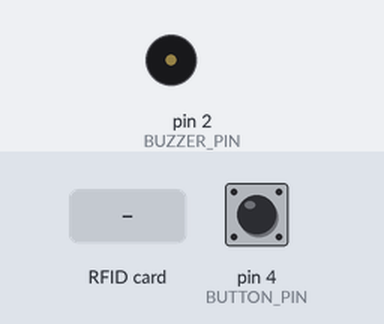
Recording of a sketch running on a simulated Arduino Uno, built with avr-gcc and run on an emulated ATmega328P. Parts: buzzer (waves = sounding). The test bench sets the inputs (shaded band); at power-on: pin 4 (BUTTON_PIN) HIGH. What the sketch prints to the serial monitor is not drawn.

Above: at 1.2 s.
1.3 s: RFID card 5E 7A 19 C4 held to the reader
At 1.38 s:
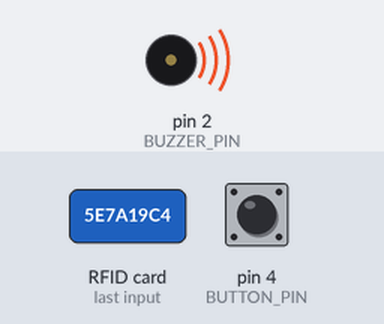
2.9 s: pin 4 (BUTTON_PIN) pulled LOW for 0.15 s
4.5 s: pin 4 (BUTTON_PIN) pulled LOW for 1 s
Timing chart, 0 to 7.5 s (numbered marks = the images above; inputs shaded):
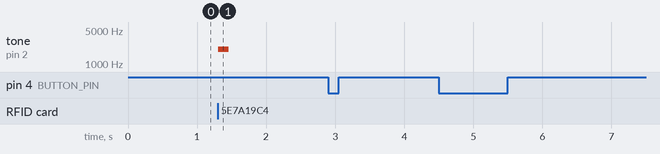

Measured:
- after the input at 1.3 s, tone on pin 2 (BUZZER_PIN): silent → 2000 Hz at once, → silent 0.15 s later
- after the input at 2.9 s, every drawn part: stays the same
- after the input at 4.5 s, every drawn part: stays the same

The sketch:

C_digo_Fonte_Arduino.ino
```cpp
#include <SPI.h>
#include <MFRC522.h>


#define SS_PIN 10
#define RST_PIN 9
#define BUZZER_PIN 2
#define BUTTON_PIN 4

MFRC522 rfid(SS_PIN, RST_PIN);

bool ultimoEstado = HIGH;
int modo = 0; // 0 a 2 -> 0 : CADASTRO | 1 : VALIDAÇÃO | 2 : DELETAR
unsigned long debounce = 0;

void setup() {
  pinMode(BUZZER_PIN, OUTPUT);
  pinMode(BUTTON_PIN, INPUT_PULLUP);
  digitalWrite(BUZZER_PIN, LOW);
  Serial.begin(9600);
  SPI.begin();
  rfid.PCD_Init();
  Serial.println("MODO:CADASTRAR");

}
//BOTÃO | SOM
void bip(int tempo = 150, int frq = 2000){
  tone(BUZZER_PIN, frq, tempo);
  delay(tempo + 10);
  noTone(BUZZER_PIN);
}

void bipPermitido(){ bip(200, 2000); }
void bipNegado()   { bip(500, 300);  }
void bipDeletado() { bip(700, 500); }

void loop() {
  if (Serial.available()) {
    String comando = Serial.readStringUntil('\n');
    comando.trim();

    if (comando == "BIP:PERMITIDO") {
      bipPermitido();
    } else if (comando == "BIP:NEGADO") {
      bipNegado();
    } else if (comando == "BIP:DELETADO"){
      bipDeletado();
    }
  }

  //BOTÃO | LÓGICA
  bool estadoAtual = digitalRead(BUTTON_PIN);
  if(estadoAtual == HIGH && !ultimoEstado && millis() - debounce > 300){
    modo = (modo + 1) % 3;
    debounce = millis();
    if (modo == 0) Serial.println("MODO:CADASTRAR");
    else if (modo == 1) Serial.println("MODO:VALIDAR");
    else if (modo == 2) Serial.println("MODO:DELETAR");
  }
  ultimoEstado = estadoAtual;
  if (!rfid.PICC_IsNewCardPresent() || !rfid.PICC_ReadCardSerial()) return;

  bip();

  Serial.print("UID: ");
  for(byte i = 0; i < 4; i++){
    Serial.print(rfid.uid.uidByte[i] < 0x10 ? "0" : "");
    Serial.print(rfid.uid.uidByte[i], HEX);
  }

  Serial.println();

  rfid.PICC_HaltA();
  rfid.PCD_StopCrypto1();
  delay(1000);

}
```
